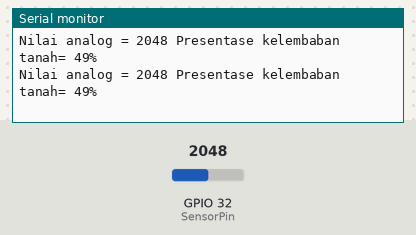
This sketch was run on a simulated ESP32. Shown: the last lines printed to the serial monitor. The inputs (shaded band) are chosen by the test bench; at power-on: GPIO 32 (SensorPin) = 2048.

Above: at 1.3 s.
1.4 s: GPIO 32 (SensorPin) set to 2866
At 1.9 s:
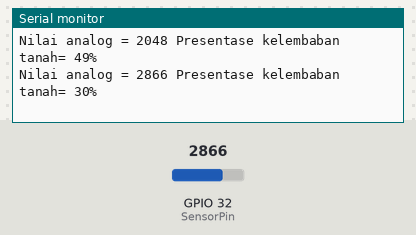
2.9 s: GPIO 32 (SensorPin) set to 3603
At 3.4 s:
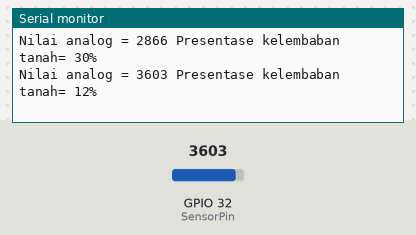
Timing chart, 0 to 5.9 s (numbered marks = the images above; inputs shaded):
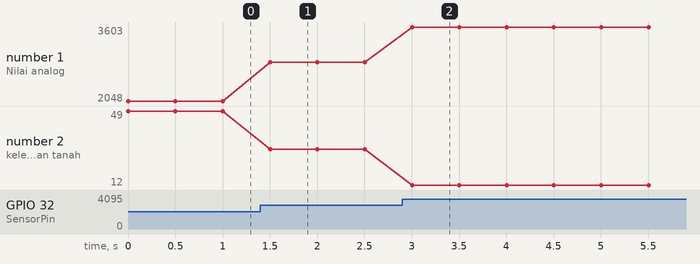

The sketch:

Soil_Job_2.ino
```cpp
int SensorPin = 32;// deklarasi pin analog yg dipakai
int soilMoistureValue; // menyimpan nilai analog dari sensor ke esp32
int soilmoisturepercent; // nilai yg diperoleh dalam bentuk persen setelah dimaping

void setup() {
  Serial.begin(115200); // Baudrate komunikasi dengan serial monitor
}

void loop() {
      soilMoistureValue = analogRead(SensorPin);
        Serial.print("Nilai analog = ");
          Serial.print(soilMoistureValue);
           soilmoisturepercent = map(soilMoistureValue, 4095, 0, 0, 100);

        Serial.print(" Presentase kelembaban tanah= ");
       Serial.print(soilmoisturepercent);
      Serial.println("% ");


delay(500);
}
```

Measured:
- after the input at 1.4 s, the serial monitor: prints a new line after 0.10 s (image 1)
- after the input at 2.9 s, the serial monitor: prints a new line after 0.10 s (image 2)
- plotted number 1: 2048 → 2866 after the input at 1.4 s, 2866 → 3603 after the input at 2.9 s
- plotted number 2: 49 → 30 after the input at 1.4 s, 30 → 12 after the input at 2.9 s
